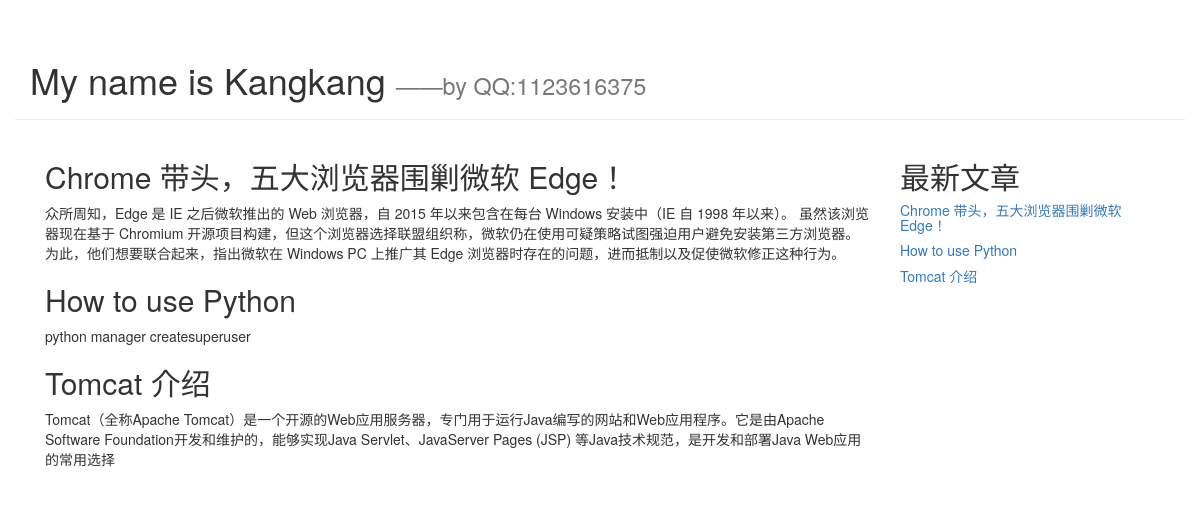
The app's page /index/ with its own data.
### test_blog/models.py (models this page shows)
class Sql(models.Model):
    article_id = models.AutoField(primary_key=True)
    title = models.TextField()
    brief_title = models.TextField()
    publish_date = models.DateTimeField(auto_now=True)
    content = models.TextField()

### test_blog/views.py (the view)
# urls.py: path('index/',views.get_index_page),
def get_index_page(request):
    all_aritle = Sql.objects.all()
    return render(request,'blog/index.html', {'article_list':all_aritle})

### test_blog/templates/blog/index.html (shortened to what this page needs)
<!DOCTYPE html>
<html lang="en">
<head>
    <link rel="stylesheet" href="https://cdn.bootcdn.net/ajax/libs/twitter-bootstrap/3.4.1/css/bootstrap.min.css">
</head>
<body>
<div class="container page-header">
    <h1>My name is Kangkang
        <small> ——by QQ:1123616375</small>
    </h1>
</div>
<div class="container page-body">
    <div class="col-md-9" role="main">
        <div class="body-main">
            {% for aritle in article_list%}
            <div>
                <h2>{{aritle.title}}</h2>
                <p>{{ aritle.content }}</p>
            </div>
            {% endfor %}
        </div>
    </div>
    <div class="col-md-3" role="complementary">
        <div>
            <h2>最新文章</h2>
            {% for x in article_list%}
            <h5><a href="#">{{x.title}}</a></h5>
            {% endfor %}
        </div>
    </div>
</div>
</body>
</html>

### records on screen
Sql: title "Chrome 带头，五大浏览器围剿微软 Edge！", content "众所周知，Edge 是 IE 之后微软推出的 Web 浏览器，自 2015 年以来包含在每台 Windows 安装中（IE 自 1998 年以来）。 虽然该浏览器现在基于 Chromium 开源项目构建，但这个浏览器选择联盟组织称，微软仍在使用可疑策略试图强迫用户避免安装第三方浏览器。 为此，他们想要联合起来，指出微软在 Windows PC 上推广其 Edge 浏览器时存在的问题，进而抵制以及促使微软修正这种行为。"
Sql: title "How to use Python", content "python manager createsuperuser"
Sql: title "Tomcat 介绍", content "Tomcat（全称Apache Tomcat）是一个开源的Web应用服务器，专门用于运行Java编写的网站和Web应用程序。它是由Apache Software Foundation开发和维护的，能够实现Java Servlet、JavaServer Pages (JSP) 等Java技术规范，是开发和部署Java Web应用的常用选择"
